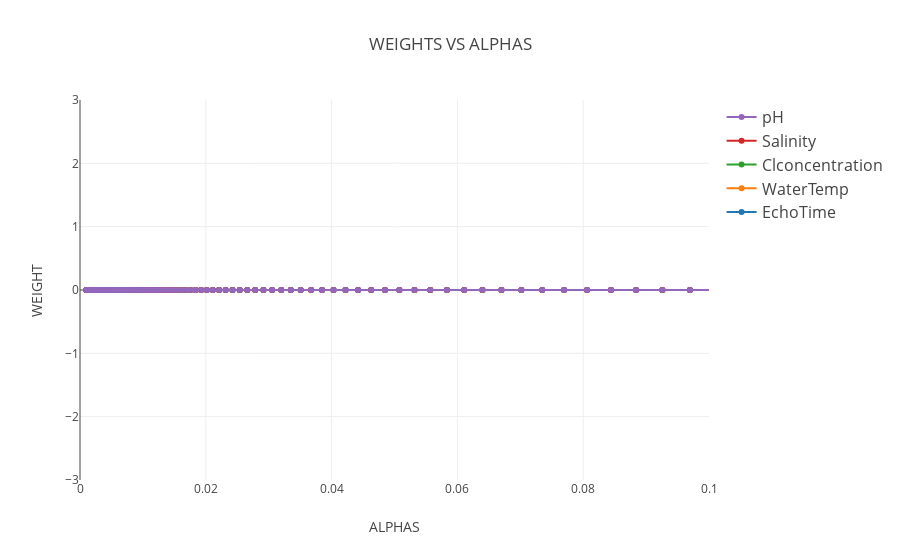

Here is the notebook cell this chart was saved with:
### Markdown cell above
## WEIGHT VS ALPHA ##

### Code cell
data = []
for beta in range(len(X_train.columns)):
    trace = go.Scatter(
        x = alphas,
        y = coefs[:,beta],
        mode='lines+markers',
        name = X_train.columns[beta],
        line=dict(shape='linear')
    )
    data.append(trace)
layout = dict(
    title='WEIGHTS VS ALPHAS',
    yaxis = dict(
        range = [-3,3],
        title='WEIGHT'
    ),
    xaxis = dict(
        range = [0,0.1],
        title='ALPHAS'
    ),
    legend=dict(
        traceorder='reversed',
        font=dict(size=16)
    ))

fig = dict(data=data, layout=layout)
plot.iplot(fig, filename='WEIGHT_VS_ALPHA_SONAR')

### Figure 1 — Plotly figure (JSON) as saved in the notebook; plotly's stock layout.template omitted (floating-point values rounded to 4 significant figures; data arrays with more than 128 entries replaced by an {"elided": "..."} marker saying what was removed)
{"data": [{"line": {"shape": "linear"}, "mode": "lines+markers", "name": "EchoTime", "type": "scatter", "x": {"elided": "300 float values"}, "y": {"elided": "300 int values"}}, {"line": {"shape": "linear"}, "mode": "lines+markers", "name": "WaterTemp", "type": "scatter", "x": {"elided": "300 float values"}, "y": {"elided": "300 int values"}}, {"line": {"shape": "linear"}, "mode": "lines+markers", "name": "Clconcentration", "type": "scatter", "x": {"elided": "300 float values"}, "y": {"elided": "300 int values"}}, {"line": {"shape": "linear"}, "mode": "lines+markers", "name": "Salinity", "type": "scatter", "x": {"elided": "300 float values"}, "y": {"elided": "300 int values"}}, {"line": {"shape": "linear"}, "mode": "lines+markers", "name": "pH", "type": "scatter", "x": {"elided": "300 float values"}, "y": {"elided": "300 int values"}}], "layout": {"legend": {"font": {"size": 16}, "traceorder": "reversed"}, "title": "WEIGHTS VS ALPHAS", "xaxis": {"range": [0, 0.1], "title": "ALPHAS"}, "yaxis": {"range": [-3, 3], "title": "WEIGHT"}}}
